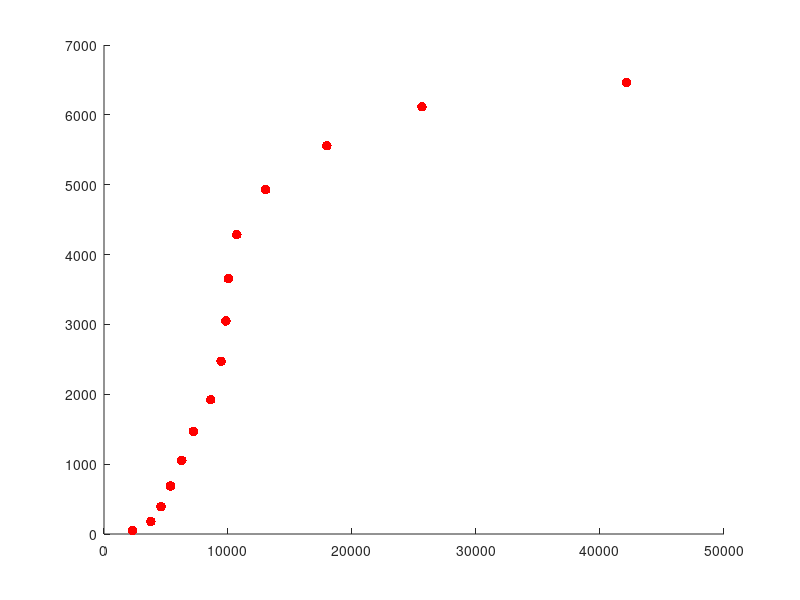

Here is the MATLAB script that generated this plot: (Note: this script raises an error after producing the figure.)
clear; close; clc;

%% Material Properties
fc = -7.8; % ksi; Expected Compressive Strength
fy = 70; % ksi; Expected  Yielding Strength of Concrete
Es = 29000; % ksi; Elastic Modulus
ecu = -0.003; % -; Concrete Max Compressive Strain ACI 318-19
beta1 = max(0.65, min(0.9, 0.85-0.05*(-fc-4))); % Factor for equiv. block
beta2 = 0.85; % Factor for max compressive strength for equiv. block
%% Dimensions
%  ______
% |    ___|
% |   |
% |   |   ->>
% |   |___
% |______|

% Please refer to figures
bf1 = 140;
tf1 = 28;
bw = 28;
tw = 260;
bf2 = 140;
tf2 = 28;
% Total dimensions
flange1 = (bf1); % Total Width of Top Flange
flange2 = (bf2); % Total Width of 'Top' Flange when direction reverses
ttotal = (tf1 + tw+tf2);  % Total height of core wall
% Spacings and Centroid
spacing = [14, 158, 302]; % Spacing of the rebars from top
Ytop = 158; % Centroid of the section
%% Plotting
close; clc;
figure(1); hold on;
colors = [	"#0072BD",	"#D95319",	"#EDB120", "#4DBEEE","#77AC30", "#A2142F"]; % Plotting
k = -1; % Plotting Positive and Negative Moments
j = 1; % Color Counter
c_ratios = [0,0.05, 0.1,0.15,0.2]; % For Neutral Axis Lines 
steel_ratios = (0.008:0.002:0.018); % Steel Ratios to run through
% steel_ratios = 0.0125;

% Plot Demands
Pu = [50.476,179.520,392.500,688.350,1053.200,1470.500,1921.400,2472.600,3050.900,3655.900,4285.900,4929.200,5558.100,6116.000,6463.100]; 
Mu = [2299.396,3775.894,4596.662,5363.692,6265.489,7210.340,8603.029,9446.822,9824.368,10034.639,10706.207,13026.257,17964.433,25644.776,42135.741];
scatter(Mu,Pu,50,'r','filled','DisplayName','0.9D-0.2SDS+1.0EQX')

% Pu = [-3531, -3526  -8724, -8719];
% Mu = [-131790,  130537,  -132810,  129516];
% scatter(Mu,Pu,50,'r','filled','DisplayName','MU_{EW} Demands')

% 
% Pu = [-3531, -3526  -8724, -8719];
% Mu = [-131790,  130537,  -132810,  129516];
% scatter(Mu,Pu,50,'r','filled','DisplayName','MU_{EW} Demands')
% 
% Pu = [-3531, -3526  -8724, -8719];
% Mu = [-131790,  130537,  -132810,  129516];
% scatter(Mu,Pu,50,'r','filled','DisplayName','MU_{EW} Demands')
%%

for rho = steel_ratios 
    As = [bf1*tf1*rho, bw*tw*rho, bf2*tf2*rho]; % Calculates the area of steel per section
    for offset = [0, ttotal] % Flips between top and bottom 
        d = abs(offset - spacing); % Recalculates spacing
        centroid_Y = abs(offset - Ytop); % Recalculates Centroid
        i = 1; % Neutral Axis counter
        Pn = []; % Resets ! Important since Pn & Mn ...
        Mn = []; % will have different lengths but uses the same variable
        cmax = abs(tf1)/beta1; % Calculates the distance that excludes flanges
        for c = 0:cmax % Neutral Axis counter
            a = beta1*c; % Equivalent block height
            es = ecu/c*(c-d); % Strain at every steel layer
            fs = min(max(Es*es,-fy),fy); % Stress at every steel layer
            Fs = As.*fs; % Force at every steel layer
            if offset == 0; L = flange1; else; L = flange2; end % Changes the flange width
            Fc = a*L*(beta2*fc);% Force developed by the concrete equivalent block
            P(i) = Fc + sum(Fs); % Total resisted axial force
            M(i) = -Fc*(centroid_Y - a/2) + sum(Fs .* (d-centroid_Y)); % Moment in section
            et = ecu/c*(c-ttotal); % Strain at extreem concrete fiber
            phi = max(0.65, min(0.90, 0.65+(et-0.002)*250/3)); % capacity factor
%             phi = 1;
            Pn(i) = phi*P(i); % Factored Axial capacity
            Mn(i) = phi*M(i)/12; % Factored moment Capacity /12 for feet
            i = i +1; % Increment neutral axis counter
            NA(i) = c;
        end
        plt = plot(k*Mn,Pn,'-','DisplayName',"\rho =" + rho,"Color",colors(j)); % Plot
%         plt = scatter(k*Mn,Pn,'DisplayName',"\rho =" + rho,'b'); % Plot
        if k == 1; plt.HandleVisibility = 'on'; else;  plt.HandleVisibility = 'off'; end % Legend
%         scatter(k*Mn(c_ratios*cmax+1),Pn(c_ratios*cmax+1),'HandleVisibility','off','MarkerFaceColor',colors(j),'MarkerEdgeColor','k'); % Adds NA lines   
        k = k*-1; % Flips between positive and negative plotting
        
%             for i = 1:4
%                 [~, idx] = min(abs(Pu(i)-Pn));
%                 P = Pn(idx);
%                 disp("The maximum probable moment is "+ sprintf("%g",Mn(idx)) +" kip ft");
%                 disp("The omega for this LC is " +Mn(idx)/Mu(i));
%                 disp(newline);
%             end
    end
    j = j +1; % Increment Color 
end
%%
% Pu = 3526; 
% [~, idx] = min(abs(Pu - P));
% disp("The NA is " + NA(idx));

% Plot Settings
set(gcf,'Position',[600,600,1000,600]);
xlabel('Design Moment \phiMn [kip-ft]');
ylabel('Design Axial Load \phiPn [kip]');
set (gca,'Ydir','reverse');
xline(0,'HandleVisibility','off');
yline(0,'HandleVisibility','off');
legend('Location','Best');
grid on; grid minor;
% xlim([-1.25*10^5, 1.25*10^5])
title("PM Interaction Diagram for Lower Stories Core Wall","(Earthquake in the NS Directions)");